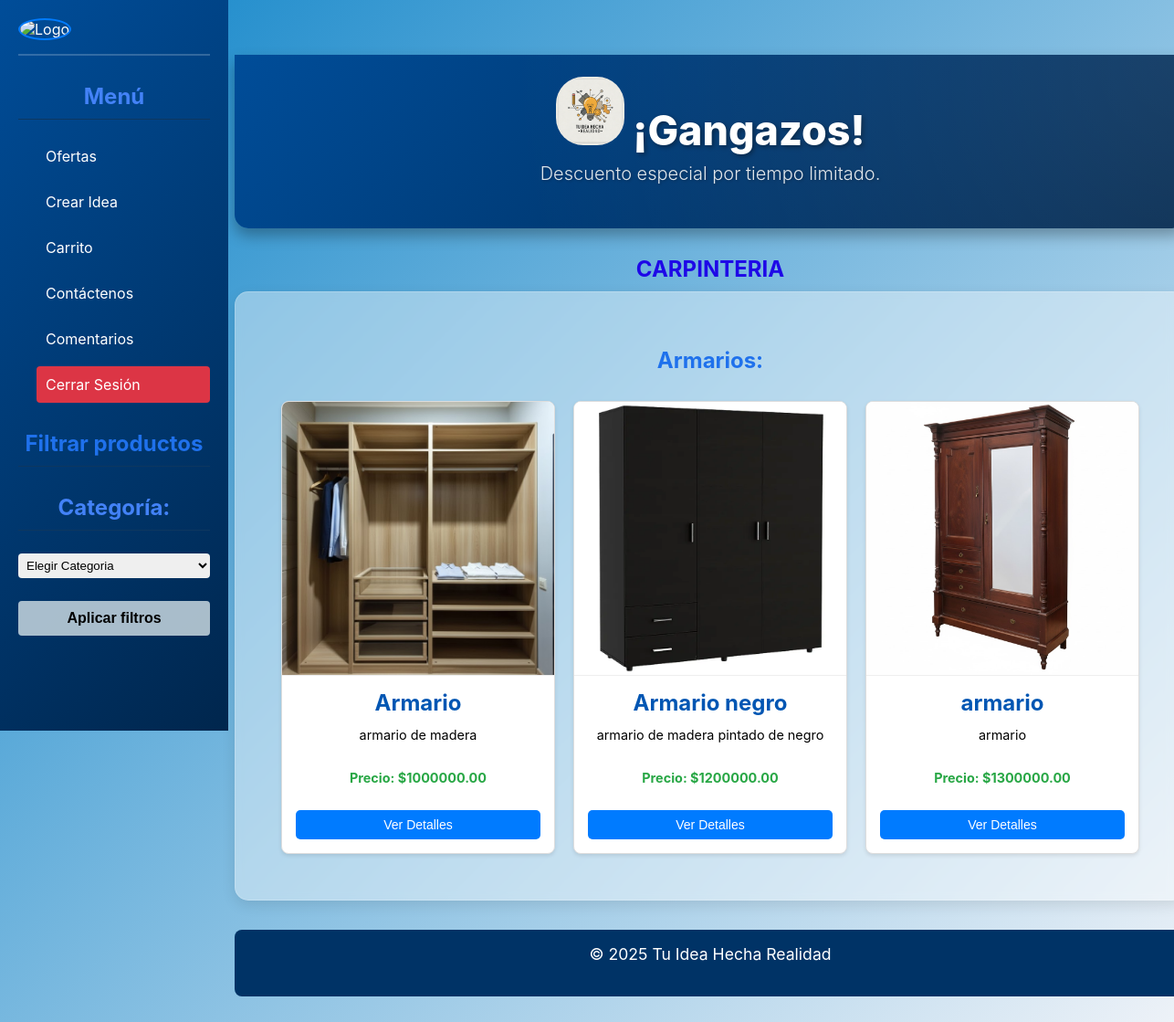
The page /carpinteria/ on the database as committed earlier.
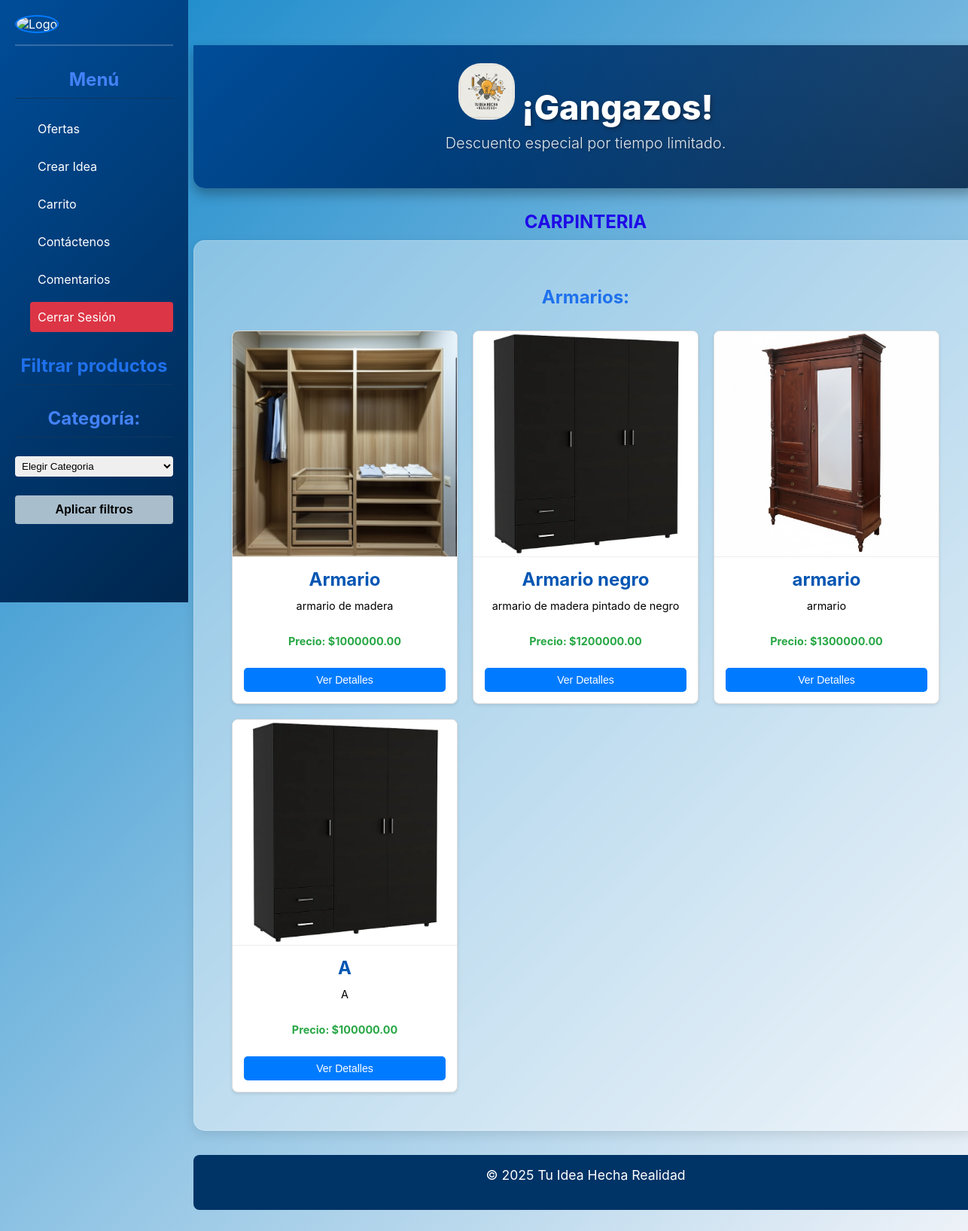
The same page on the database as committed later.
### core/models.py (models this page shows)
class Armarios(models.Model):
    nombre3 = models.CharField(max_length=100)
    descripcion3 = models.CharField(max_length=250, default='', blank=True,null=True)
    precio3 = models.DecimalField(max_digits=10, decimal_places=2)
    imagen3 = models.ImageField(upload_to='uploads/productos/')
    cantidad_disponible = models.IntegerField(default=0)

### Productos/views.py (the view)
# urls.py: path('carpinteria/', views.carpinteria, name='carpinteria'),
def carpinteria(request):
    usernameCliente = request.session.get('usernameCliente')
    usuario = None
    if usernameCliente:
        try:
            usuario = UserClientes.objects.get(usernameCliente=usernameCliente)
        except UserClientes.DoesNotExist:
            pass
    armarios = Armarios.objects.all()
    context = {
        'armarios': armarios,
        'usuario': usuario
    }
    return render(request, "Productos/carpinteria.html", context)

### Productos/templates/Productos/carpinteria.html (shortened to what this page needs)
<!DOCTYPE html>
<html lang="es">
<head>
    {% load static %}
    <link rel="stylesheet" href="{% static 'Productos/css/styles1.css' %}">
</head>
<body>
<div class="sidebar">
    <div class="sidebar-user-info">
        <a href="{% url 'perfilUsuario' %}" class="user-avatar-link">
            {% if usuario.foto_perfil %}
                <img src="{{ usuario.foto_perfil.url }}" alt="Foto de perfil" width="50" height="50" style="border-radius: 50%; border: 2px solid #007BFF; object-fit: cover;">
            {% else %}
                <img src="{% static 'core/img/Perfil.png' %}" alt="Logo" width="50" height="50" style="border-radius: 50%; border: 2px solid #007BFF;">
            {% endif %}
        </a>
    </div>
  <h2 class="h2-side">Menú</h2>
  <ul>
    <li><a href="{% url 'productos' %}">Ofertas</a></li>
    <li><a href="{% url 'idea' %}">Crear Idea</a></li>
    <li><a href="{% url 'carrito' %}" style="position: relative;">
        Carrito
    </a></li>
    <li><a href="{% url 'contact' %}">Contáctenos</a></li>
    <li><a href="{% url 'comentarios' %}">Comentarios</a></li>
    <li><a href="{% url 'logout' %}" class="logout-button">Cerrar Sesión</a></li>
  </ul>
  <div class="filtros">
    <h3>Filtrar productos</h3>
    <h2 for="categoria" class="h2-side">Categoría:</h2>
    <select id="categoria">
        <option value="">Elegir Categoria</option>
    </select>
    <button onclick="aplicarFiltros()">Aplicar filtros</button>
  </div>
</div>
<div class="main-content-wrapper">
  <header>
    <h1 class="div" style="text-align: center;">
      <img src="{% static 'core/img/Gemini_Generated_Image_tzay6utzay6utzay.jfif' %}" alt="Logo" width="75" height="75">
      ¡Gangazos!
    </h1>
    <p class="subtitulo">Descuento especial por tiempo limitado.</p>
  </header>
<section>
    <div>
        <h2>CARPINTERIA</h2>
        <section class="seccion-at">
            <div>
                <div>
                    <div>
                        <div>
                            <div>
                                <h3>Armarios:</h3>
                            </div>
                        </div>
                    </div>
                    <div class="contenedor-articulos" id="contenedorArticulos">
                        {% for armario in armarios %}
                        <div class="articulo">
                            {% if armario.imagen3 %}
                            <img src="{{ armario.imagen3.url }}" alt="{{ armario.nombre3 }}">
                            {% else %}
                            <img src="{% static 'Productos/img/Armario.jpg' %}" alt="{{ armario.nombre3 }}">
                            {% endif %}
                            <div class="contenido-articulo">
                                <h3>{{ armario.nombre3 }}</h3>
                                <p>{{ armario.descripcion3 }}</p>
                                <p class="precio-destacado">Precio: ${{ armario.precio3 }}</p>
                                <button class="btn-ver-detalles" onclick="mostrarDetalles('armario', {{ armario.id }}, '{{ armario.nombre3|escapejs }}', '{{ armario.descripcion3|escapejs }}', '{{ armario.precio3 }}', '{% if armario.imagen3 %}{{ armario.imagen3.url }}{% else %}{% static 'Productos/img/Armario.jpg' %}{% endif %}')">Ver Detalles</button>
                            </div>
                        </div>
                        {% endfor %}
                    </div>
                </div>
            </div>
        </section>
    </div>
</section>
    <footer>
        <p>&copy; 2025 Tu Idea Hecha Realidad</p>
    </footer>
</div>
</body>
</html>

Rows that differ between the two databases and show on the page:
added Armarios: imagen3 (picture), nombre3 "A", descripcion3 "A", precio3 "100000.00"
